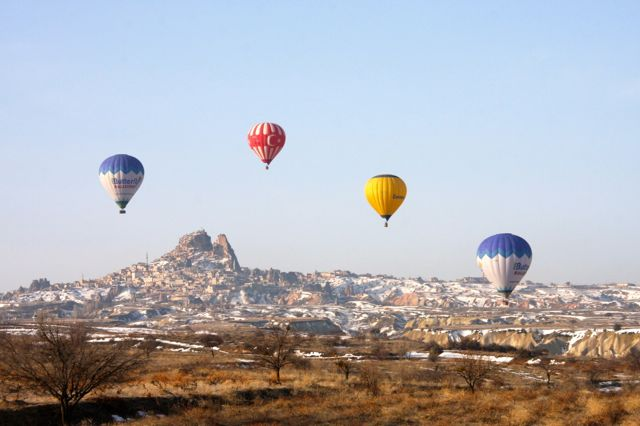
//> input picture img/baloes.jpg, 640 x 426 px, given in place of the camera
$ ./test2   (built with g++ and OpenCV 4)
//> lines starting //> are read from the running program, lines starting //| are printed output that depends on the picture; after the words box and inside, x2 and y2 are one past the last pixel; in counts of white or black regions, pixels touching at a corner belong together
#include "opencv2/opencv.hpp"
#include <stdio.h>

using namespace cv;

int main(int, char**)
{
    VideoCapture cap(0); // open the default camera
    if(!cap.isOpened())  // check if we succeeded
    {
        std::cout << " Cannot open video" << std::endl;
        return -1;
    }

    Mat edges;
    namedWindow("edges",1);
    for(;;)
    {
        Mat frame;
        cap >> frame; // get a new frame from camera
//> frame is the input picture: 426 rows x 640 cols, CV_8UC3; mean B, G, R 182.1, 176.5, 176.5
        cvtColor(frame, edges, COLOR_BGR2GRAY);
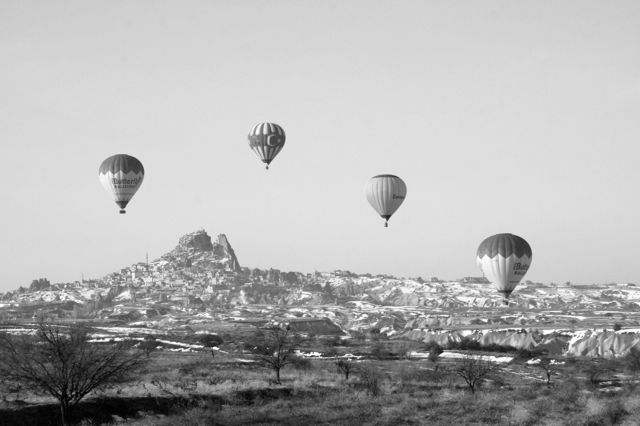
//> edges: 426 rows x 640 cols, CV_8UC1; min 0, max 254, mean 177.1
        GaussianBlur(edges, edges, Size(7,7), 1.5, 1.5);
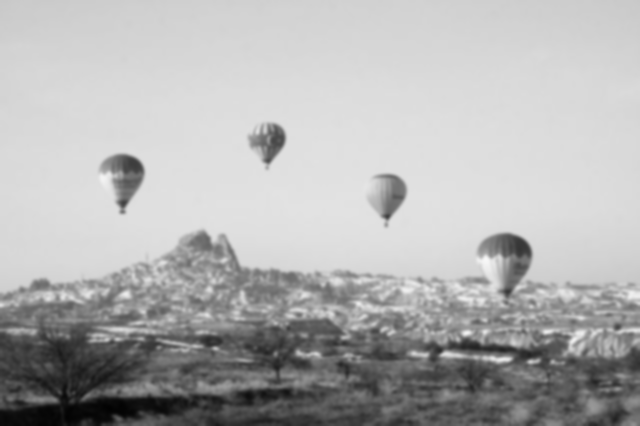
//> edges: 426 rows x 640 cols, CV_8UC1; min 1, max 247, mean 177.1
        Canny(edges, edges, 0, 30, 3);
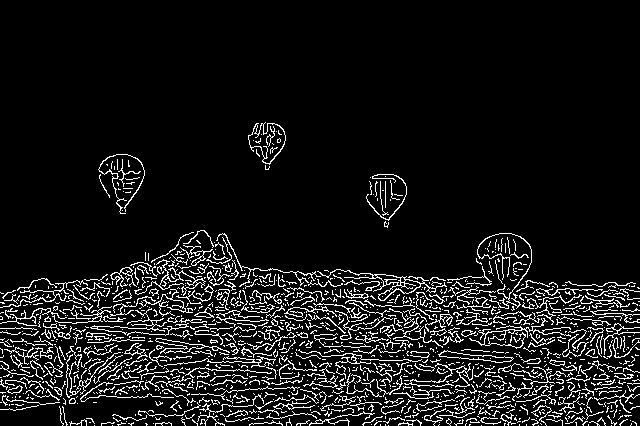
//> edges: 426 rows x 640 cols, CV_8UC1; 9% white in thin lines or dots, all inside (x1, y1, x2, y2) = (0, 122, 640, 426)
        imshow("edges", edges);
        if(waitKey(30) >= 0) break;
//> the Esc key is pressed
    }
    // the camera will be deinitialized automatically in VideoCapture destructorcd ,,
    return 0;
}

$ run again, on img/mineirao.jpg
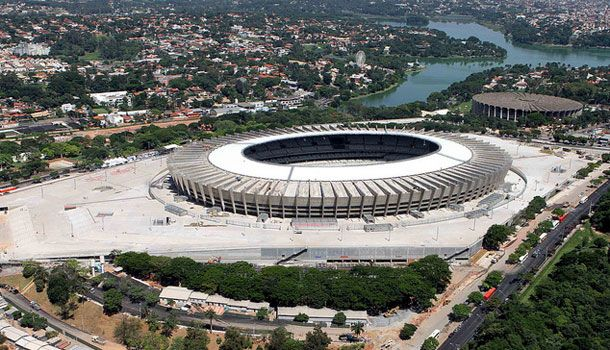
//> input picture img/mineirao.jpg, 610 x 350 px, given in place of the camera
//> frame is the input picture: 350 rows x 610 cols, CV_8UC3; mean B, G, R 107.8, 112.9, 112
//> `GaussianBlur(edges, edges, Size(7,7), 1.5, 1.5);`:
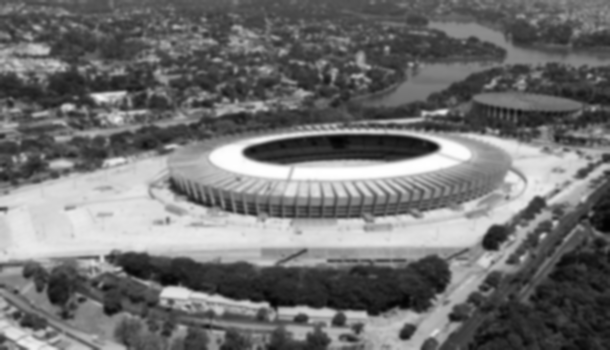
//> edges: 350 rows x 610 cols, CV_8UC1; min 2, max 255, mean 112
//> `Canny(edges, edges, 0, 30, 3);`:
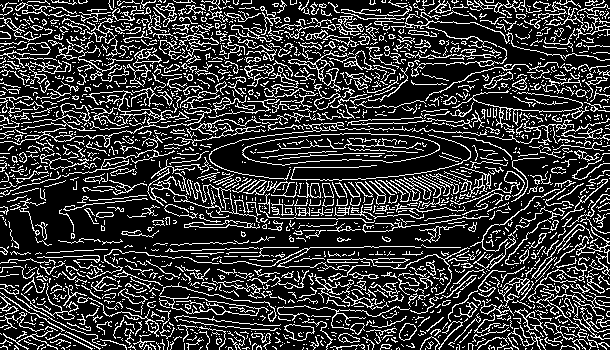
//> edges: 350 rows x 610 cols, CV_8UC1; 21.7% white in thin lines or dots
